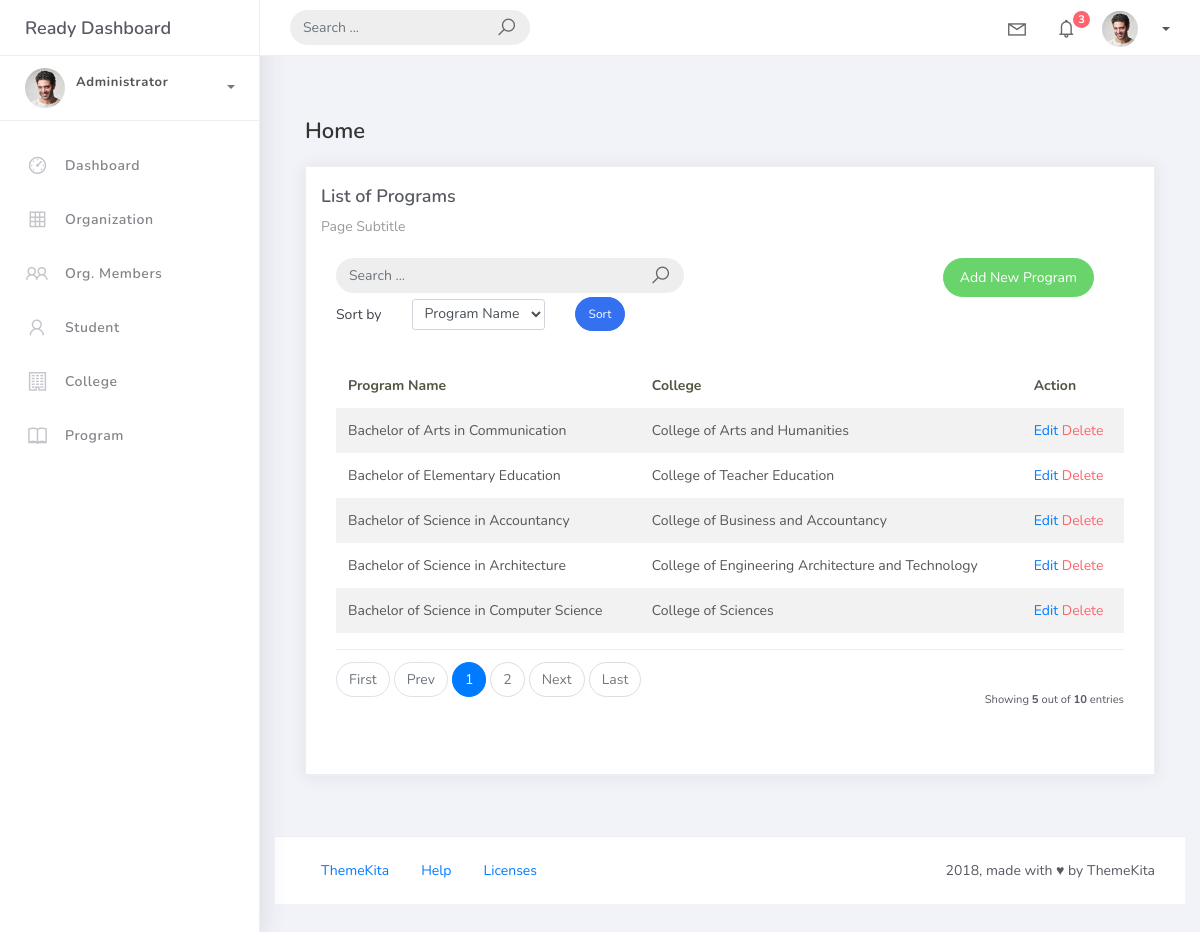
The page /program_list on the database its author committed.
### studentorg/models.py (models this page shows, shortened)
class BaseModel(models.Model):
    created_at = models.DateTimeField(auto_now_add=True, db_index=True)
    updated_at = models.DateTimeField(auto_now=True)
    class Meta:
        abstract = True

class Program(BaseModel):
    prog_name = models.CharField(max_length=150, verbose_name="Program name")
    college = models.ForeignKey(College, on_delete=models.CASCADE)

class College(BaseModel):
    college_name = models.CharField(max_length=150)
    def __str__(self):
        return self.college_name

### studentorg/views.py (the view)
# urls.py: path("program_list", views.ProgramListView.as_view(), name="program-list"),
class ProgramListView(ListView):
   model = Program
   context_object_name = 'program'
   template_name = 'program_list.html'
   paginate_by = 5
   def get_ordering(self):
      allowed = ["prog_name", "college__college_name"]
      sort_by = self.request.GET.get("sort_by")
      if sort_by in allowed:
         return sort_by
      return "prog_name"
   def get_queryset(self):
    qs = super().get_queryset()
    query = self.request.GET.get('q')
    if query:
      qs = qs.filter(
        Q(prog_name__icontains=query) |
        Q(college__college_name__icontains=query)
      )
    return qs

### templates/program_list.html (shortened to what this page needs)
{% extends 'base.html' %} {% load static %} {% block content %}
	<div class="content">
		<div class="container-fluid">
			<h4 class="page-title">Home</h4>
			<div class="row">
				<div class="col-md-12">
					<div class="card">
						<div class="card-header">
							<div class="card-title">List of Programs</div>
							<div class="card-category">Page Subtitle</div>
              <br />
              <div class="col-md-12 row">
				<div class="col-md-6">
					<form class="navbar-left navbar-form nav-search mr-md-3" action="{% url 'program-list' %}" method="get">
      					<div class="input-group">
							<input type="text" placeholder="Search ..." class="form-control" name="q" value="{{ request.GET.q }}">
							<div class="input-group-append">
								<span class="input-group-text">
									<i class="la la-search search-icon"></i>
								</span>
							</div>
				</div>
				</form>
			  </div>
			  <div class="col-md-6">
                  <div class="pull-right">
                    <a href="{% url 'program-add' %}" class="btn btn-success btn-rounded">Add New Program</a>
                  </div>
                </div>
              </div>
			<div class="col-md-12">
				<form method="get" class="row g-2 align-items-center">
					<div class="col-auto">
						<label for="smallSelect" class="col-form-label">Sort by</label>
					</div>
					<div class="col-auto">
						<select class="form-control form-control-sm" id="smallSelect" name="sort_by">
							<option value="prog_name" {% if request.GET.sort_by == "prog_name" %}selected{% endif %}>Program Name</option>
						</select>
					</div>
					<div class="col-auto">
						<button type="submit" class="btn btn-primary btn-sm btn-rounded">Sort</button>
					</div>
				</form>
			</div>
						<div class="card-body">
							<table class="table table-striped mt-3">
								<thead>
									<tr>
										<th scope="col">Program Name</th>
										<th scope="col">College</th>
                    <th scope="col">Action</th>
									</tr>
								</thead>
								<tbody>
									{% for object in object_list %}
										<tr>
											<td>{{ object.prog_name }}</td>
											<td>{{ object.college }}</td>
                      <td>
                         <a href="{% url 'program-update' object.id %}">Edit</a>
                          <a href="program_list/{{ object.id }}/delete" class="text-danger">Delete</a>
                      </td>
                      </tr>
									{% endfor %}
								</tbody>
							</table>
							{% include 'includes/pagination.html' %}
						</div>
					</div>
				</div>
			</div>
		</div>
	</div>
{% endblock %}

### templates/base.html (style rules this page uses)
.content { padding-top: 3px !important; }

### rows shown on the page
Program: prog_name "Bachelor of Arts in Communication", college "College of Arts and Humanities"
Program: prog_name "Bachelor of Elementary Education", college "College of Teacher Education"
Program: prog_name "Bachelor of Science in Accountancy", college "College of Business and Accountancy"
Program: prog_name "Bachelor of Science in Architecture", college "College of Engineering Architecture and Technology"
Program: prog_name "Bachelor of Science in Computer Science", college "College of Sciences"

### other values the page prints
{{ page_num }} "1"
{{ page_num }} "2"
{{ object_list.count }} "5"
{{ paginator.count }} "10"
